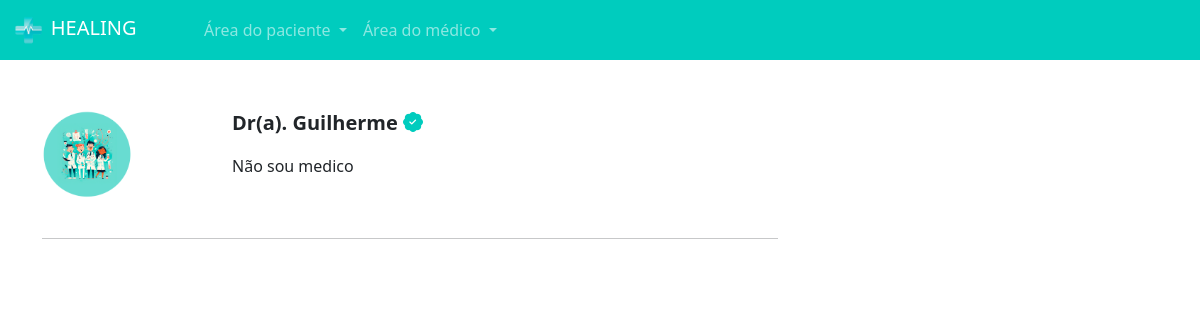
Page /paciente/escolher_horario/1 (signed in) on the committed database.
### medico/models.py (models this page shows, shortened)
class DadosMedico(models.Model):
    crm = models.CharField(max_length=30)
    nome = models.CharField(max_length=100)
    cep = models.CharField(max_length=15)
    rua = models.CharField(max_length=100)
    bairro = models.CharField(max_length=100)
    numero = models.IntegerField()
    rg = models.ImageField(upload_to='rgs')
    cedula_indentidade_medica = models.ImageField(upload_to='cim')
    foto = models.ImageField(upload_to='fotos_perfil')
    descricao = models.TextField()
    valor_consulta = models.FloatField(default=100)
    user = models.ForeignKey(User, on_delete=models.DO_NOTHING)
    especialidade = models.ForeignKey(Especialidades, on_delete=models.DO_NOTHING)

### paciente/views.py (the view)
# urls.py: path('escolher_horario/<int:id_dados_medicos>', views.escolher_horario, name='escolher_horario'),
def escolher_horario(request, id_dados_medicos):
    if request.method == "GET":
        medico = DadosMedico.objects.get(id=id_dados_medicos)
        datas_abertas = DatasAbertas.objects.filter(user = medico.user).filter(data__gte=datetime.now())
        return render(request, 'escolher_horario.html', {'medico':medico, 'datas_abertas':datas_abertas, 'is_medico':is_medico(request.user)})

### medico/models.py (called while the page is built)
def is_medico(user):
    return DadosMedico.objects.filter(user=user).exists()

### paciente/templates/escolher_horario.html (shortened to what this page needs)
{% extends "base.html" %}
{% load static %}
{% block 'head' %}
    <link rel="stylesheet" href="{% static 'medicos/css/abrir_horario.css' %}">
    <link rel="stylesheet" href="{% static 'usuarios/css/usuarios.css' %}">
    <link rel="stylesheet" href="{% static 'medicos/css/cadastro_medico.css' %}">
    <link rel="stylesheet" href="{% static 'paciente/css/home.css' %}">
    <link rel="stylesheet" href="https://cdn.jsdelivr.net/npm/bootstrap-icons@1.11.3/font/bootstrap-icons.min.css">
{% endblock 'head' %}
{% block 'body' %}
{% include "partials/navbar.html" %}
    <div class="container">
        <br><br>
        <div class="row">
            <div class="col-md-8">
                <div class="row">
                    <div class="col-md-3"><img src="{{medico.foto.url}}" class="foto-perfil-card" alt=""></div>
                    <div class="col-md">
                        <p style="font-size: 20px" class="p-bold">Dr(a). {{medico.nome}} <i class="bi bi-patch-check-fill icon-main"></i></p>
                        <p>{{medico.descricao}}</p>
                    </div>
                </div>
                <br>
                <hr>
            </div>
            <div class="col-md-4">
            </div>
        </div>
    </div>
{% endblock 'body' %}

### templates/static/geral/css/base.css (style rules this page uses)
:root { --main-color: #00CCBE; --dark-color: #09A6A3; --contrast-color: #FFD686; }
.p-bold { font-weight: bold; }

### templates/static/paciente/css/home.css (style rules this page uses)
.foto-perfil-card { width: 90px; height: 90px; border-radius: 45px; }
.icon-main { color: var(--main-color); }

### rows in the picture
DadosMedico: foto (picture), nome "Guilherme", descricao "Não sou medico"
